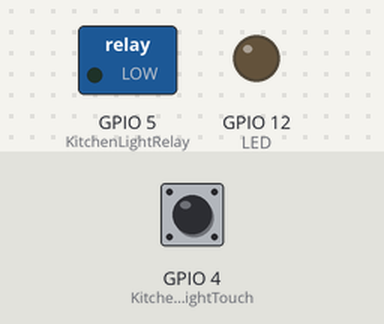
The program below on a simulated ESP8266 (NodeMCU). Parts: switched loads named in the program (green lamp = pin HIGH), output pins drawn as LEDs (lit = HIGH). Inputs (shaded band) come from the test bench; at power-on: GPIO 4 (KitchenLightTouch) HIGH. WiFi joins after 1.5 s; servers stay silent unless stated; no MQTT or app messages arrive unless stated; what the program prints to the serial monitor is not drawn.

Above: at 2.7 s.
2.8 s: GPIO 4 (KitchenLightTouch) pulled LOW for 3.2 s
At 5.5 s:
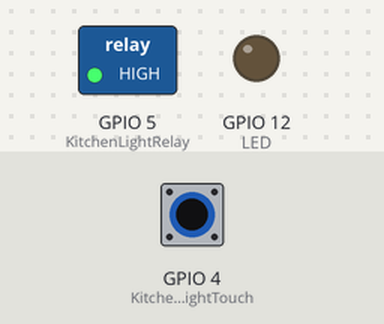
10.5 s: GPIO 4 (KitchenLightTouch) pulled LOW for 0.15 s
At 11.4 s:
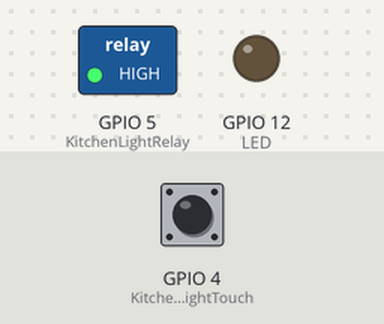
12.1 s: GPIO 4 (KitchenLightTouch) pulled LOW for 1 s
At 12.6 s:
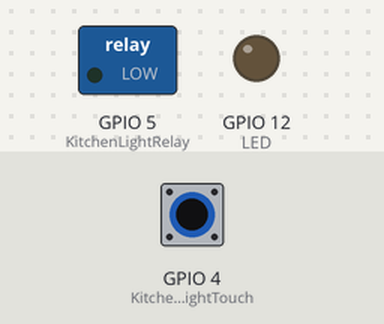
Timing chart, 0 to 15.1 s (numbered marks = the images above; inputs shaded):
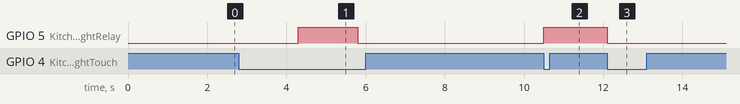

Measured:
- after the input at 2.8 s, GPIO 5 (KitchenLightRelay): LOW → HIGH after 1.5 s, → LOW 1.5 s later
- after the input at 10.5 s, GPIO 5 (KitchenLightRelay): LOW → HIGH at once
- after the input at 12.1 s, GPIO 5 (KitchenLightRelay): HIGH → LOW at once

The program:

main.cpp
```cpp
#include <Arduino.h>
#include <ESP8266WiFi.h>
#include <PubSubClient.h>
#include <ArduinoJson.h>
#include <ArduinoOTA.h>

#include "settings.h" //GPIO defines, NodeMCU good-pin table
#include "secret.h"   //Wifi and mqtt server info

const char *ssid = ssidWifi;       // defined on secret.h
const char *password = passWifi;   // defined on secret.h
const char *mqtt_server = mqttURL; // defined on secret.h
const char *deviceName = mqttClient;

WiFiClient espClient;
PubSubClient client(espClient);

boolean ButtonState = false;

StaticJsonDocument<100> doc;
StaticJsonDocument<300> updater;
int device;
int valuejson;

boolean TouchEnable = true;
int lastCount = 0;
int count = 0;

int blinker = 5;
boolean touchState = false;

unsigned long WifiDelayMillis = 0;
const long WifiDelayInterval = 5000; // interval to check wifi and mqtt
unsigned long SwitchDelayMillis = 0;

void setup_wifi()
{
  delay(10);
  // We start by connecting to a WiFi network
  Serial.println();
  Serial.print("Connecting to ");
  Serial.println(ssid);
  WiFi.hostname(deviceName); // DHCP Hostname (useful for finding device for static lease)
  if (!WiFi.config(local_IP, gateway, subnet))
  {
    Serial.println("STA Failed to configure");
  }

  WiFi.mode(WIFI_STA);
  WiFi.begin(ssid, password);

  while (WiFi.status() != WL_CONNECTED)
  {
    delay(300);
    Serial.print(".");

  }

  randomSeed(micros());

  Serial.println("");
  Serial.println("WiFi connected");
  Serial.print("IP address: ");
  Serial.println(WiFi.localIP());
}

void callback(char *topic, byte *payload, unsigned int length)
{
  Serial.print("Message arrived [");
  Serial.print(topic);
  Serial.print("] ");
  for (unsigned int i = 0; i < length; i++)
  {
    Serial.print((char)payload[i]);
  }
  Serial.println();

  // Test if parsing succeeds.
  DeserializationError error = deserializeJson(doc, payload);
  if (error)
  {
    Serial.print(F("deserializeJson() failed: "));
    Serial.println(error.c_str());
    return;
  }
  // Print the values to data types
  device = doc["device"].as<unsigned int>();
  valuejson = doc["value"].as<unsigned int>();
  Serial.print("device: ");
  Serial.print(device);
  Serial.print(" valuejson: ");
  Serial.println(valuejson);

  switch (device)
  {

  case 1:
    if (valuejson == 1)
    {
      digitalWrite(KitchenLightRelay, HIGH);
      client.publish("Kitchen-Light", "ON");

    }
    else if (valuejson == 0)
    {
      digitalWrite(KitchenLightRelay, LOW);
      client.publish("Kitchen-Light", "OFF");
    }
    break;

  case 2:
    if (valuejson == 1)
    {
      TouchEnable = true;
      client.publish("Kitchen-Touch", "ON");
    }
    else if (valuejson == 0)
    {
      TouchEnable = false;
      client.publish("Kitchen-Touch", "OFF");
    }
    break;
  default:
    Serial.print("Err device in case-switch invalid.");
    break;
  }
}

void reconnect()
{
  // Loop until we're reconnected
  if (!client.connected())
  {
    Serial.print("Attempting MQTT connection...");
    // Attempt to connect
    if (client.connect(mqttClient, mqttName, mqttPASS, mqttWillTopic ,0 , true,"offline"))
    {
      // Serial.println("Connected");
      // Once connected, publish an announcement...
      client.publish(mqttWillTopic, "online", true);
      // ... and resubscribe
      client.subscribe(subscribeTopic);
    }
    else
    {
      Serial.print("failed, rc=");
      Serial.print(client.state());
      Serial.println(" try again in 5 seconds");
      count = count + 1;
    }
  }
}

void setup()
{
  pinMode(KitchenLightRelay, OUTPUT);
  pinMode(LED, OUTPUT);
  pinMode(KitchenLightTouch, INPUT);

  Serial.begin(115200); // debug print on Serial Monitor
  setup_wifi();
  client.setServer(mqtt_server, mqttPORT);
  client.setCallback(callback);

// button.setEventHandler(handleEvent);

  ArduinoOTA.setHostname(mqttClient);
  ArduinoOTA.setPort(otaPort);
  ArduinoOTA.setPassword(otaPass);
  ArduinoOTA.begin();
}

void toggleSwitch(){
  if(ButtonState){
      digitalWrite(KitchenLightRelay, HIGH);
      ButtonState = false;
      client.publish("Kitchen-Light", "ON");
  }
  else{
      digitalWrite(KitchenLightRelay, LOW);
      client.publish("Kitchen-Light", "OFF");
      ButtonState = true;
    }

}

void loop()
{
  ArduinoOTA.handle();
  unsigned long currentMillis = millis();

  if (currentMillis - WifiDelayMillis >= WifiDelayInterval)
  {
    WifiDelayMillis = currentMillis;
    if (!client.connected())
    {
      Serial.println("reconnecting ...");
      reconnect();
    }
    else if (lastCount != count)
    {
      char buffer[200];
      updater["Disconnected"] = count;
      serializeJson(updater, buffer);
      client.publish(mqttWillTopic, buffer);
      lastCount = count;
    }
  }

  if((!digitalRead(KitchenLightTouch)) && touchState && TouchEnable){
    toggleSwitch();
     touchState = false;
     SwitchDelayMillis = currentMillis;
  }

 if (currentMillis - SwitchDelayMillis >= 1500)
  {
    touchState = true;
  }

  client.loop();
}


 
```

secret_example.h
```cpp
//Wifi Static IP
IPAddress local_IP(192, 168, 1, 10);
IPAddress gateway(192, 168, 1, 1);
IPAddress subnet(255, 255, 0, 0);
IPAddress primaryDNS(8, 8, 8, 8);   // optional
IPAddress secondaryDNS(8, 8, 4, 4); // optional
//WiFi
#define ssidWifi "WIFInameHere"   //Wifi SSID
#define passWifi "WIFIpassword"         //Wifi Password
//MQTT
#define mqttURL "192.168.1.2"      // MQTT Broker
#define mqttName "MQTTname"
#define mqttPASS "MQTTpassword"
#define mqttClient "thisClientName"
#define mqttPORT 1883
//Topics
#define subscribeTopic "TopicSub"
#define mqttWillTopic "devLife/willTopic"
#define mqttDisconnectTopic "devDiscommect/device"
//OTA
#define otaPass "longPassForOTAupdateOverWIFI"
#define otaPort 1000

 
```

settings.h
```cpp
/* special specs of NodeMCU pins */
//#define       16    //D0     //-pin is High on boot
//#define       5     //D1     //good
//#define       4     //D2     //good
//#define       0     //D3     //-boot failure if pulled low !!
//#define       2     //D4     //-boot failure if pulled low !!
//#define       14    //D5     //good
//#define       12    //D6     //good
//#define       13    //D7     //good
//#define       15    //D8     //-boot failure if pulled high !! must be low as in LDR with 4.7K R to GND
//#define       3     //RX     //-pin is High on boot , Output reversed

/* I/O pins selection of NodeMCU */

#define KitchenLightRelay       5     //D1
#define KitchenLightTouch        4     //D2
#define LED          12    //D6
```
